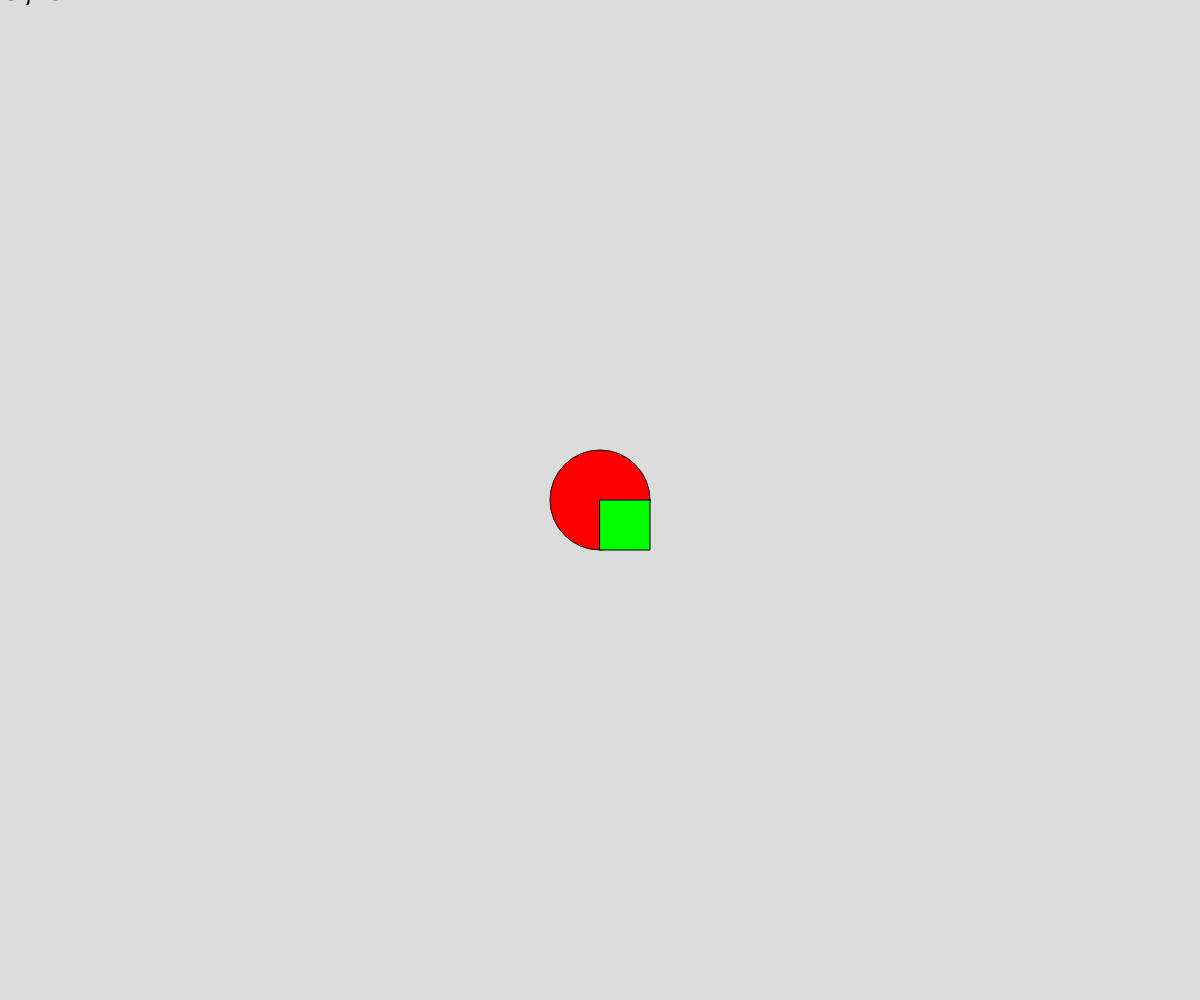
Frame 1 (no input)
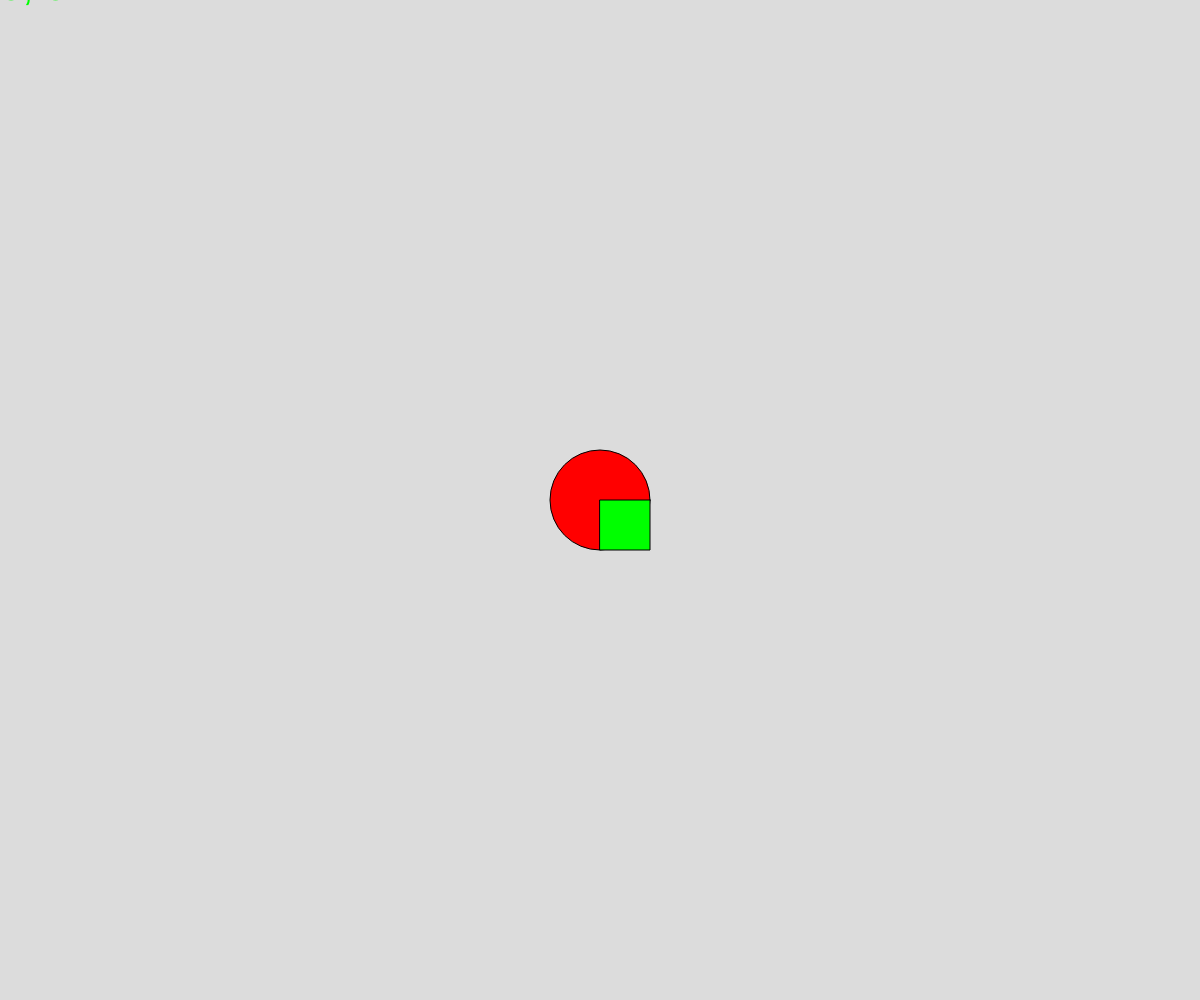
Frame 60 (no input)
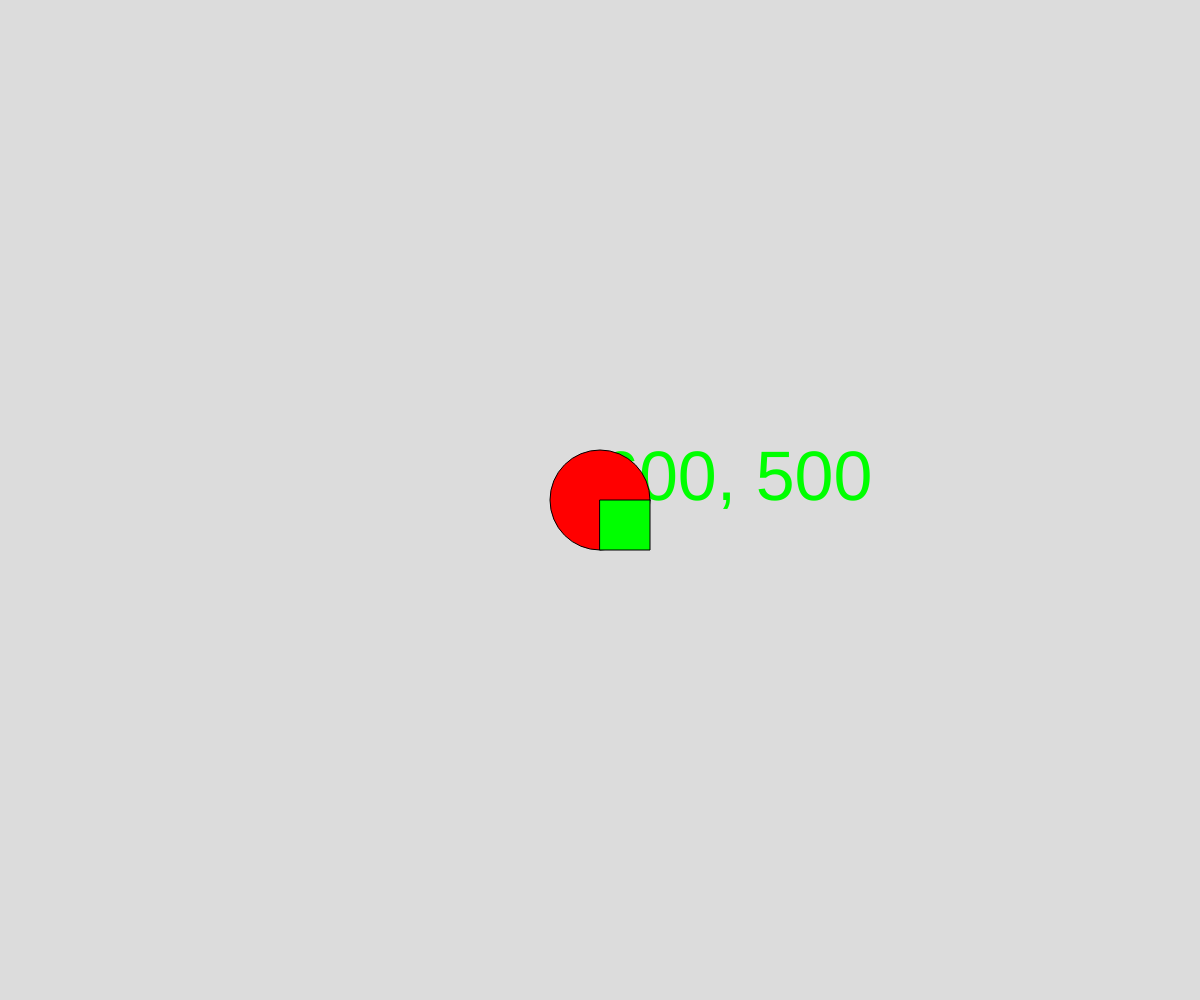
Frame 120 (the mouse pressed at the canvas centre since frame 60)

The p5.js sketch that drew these frames (run headless with seeded random() and noise() and a simulated clock; from frame 60 on, the mouse is pressed at the canvas centre):

// p5.js sketch
// ── sketch.js
// Events (Mouse/Keyboard)
// Max Babcock
// 9/12/24

// Global Variable
let tSize = 40

function setup() {
  createCanvas(windowWidth, windowHeight);
}

function draw() {
  background(220);
  
  // if(mouseIsPressed) tSize = random(20,80);

  textSize(tSize);
  let position = mouseX + ", " + mouseY;
  text(position, mouseX, mouseY);

  fill(255,0,0);
  circle(width/2, height/2, 100);

  fill(0,255,0);
  square(width/2, height/2, 50)

}


function mousePressed(){
  // This is called AUTOMATICALLY...
  tSize = random(20, 90);
}
